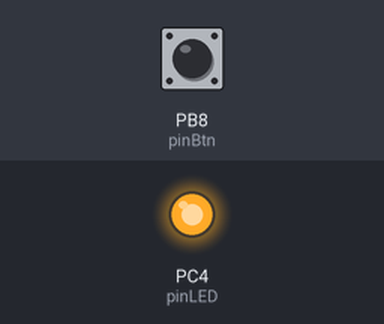
Recording of a sketch running on a simulated STM32 Blue Pill. On the bench: output pins drawn as LEDs (lit = HIGH). The test bench sets the inputs (shaded band); at power-on: PB8 (pinBtn) LOW.

Above: at 1.2 s.
1.3 s: PB8 (pinBtn) pulled HIGH for 0.15 s
At 1.4 s:
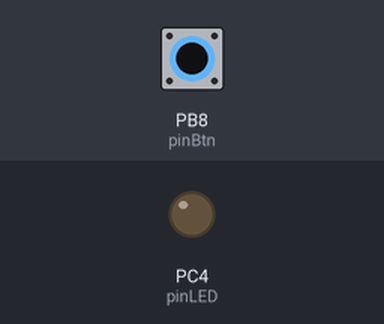
3.0 s: PB8 (pinBtn) pulled HIGH for 3.2 s
At 7.1 s:
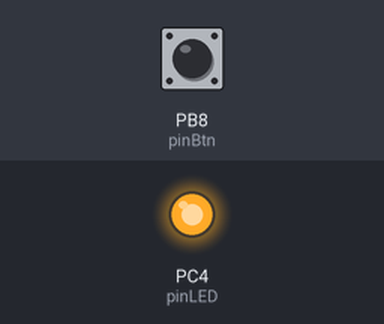
Timing chart, 0 to 8.6 s (numbered marks = the images above; inputs shaded):
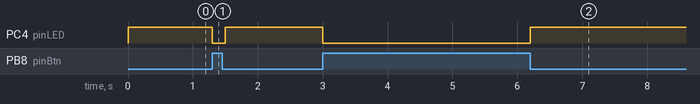

The sketch:

digital_inout.ino
```cpp
const int pinLED = PC4; // LED、LOWで点灯
const int pinBtn = PB8; // BOOTボタン、押すとHIGH

void setup() {
  pinMode(pinLED, OUTPUT);
  pinMode(pinBtn, INPUT);
}

void loop() {
  int rd = digitalRead(pinBtn);  // ボタンを押すとHIGH
  if (rd == HIGH) {
    digitalWrite(pinLED, LOW); // LOWで点灯
  } else {
    digitalWrite(pinLED, HIGH); // HIGHで消灯
  }
  delay(100);
}
```

Measured:
- after the input at 1.3 s, PC4 (pinLED): HIGH → LOW at once, → HIGH 0.20 s later
- after the input at 3.0 s, PC4 (pinLED): HIGH → LOW at once, → HIGH 3.2 s later
